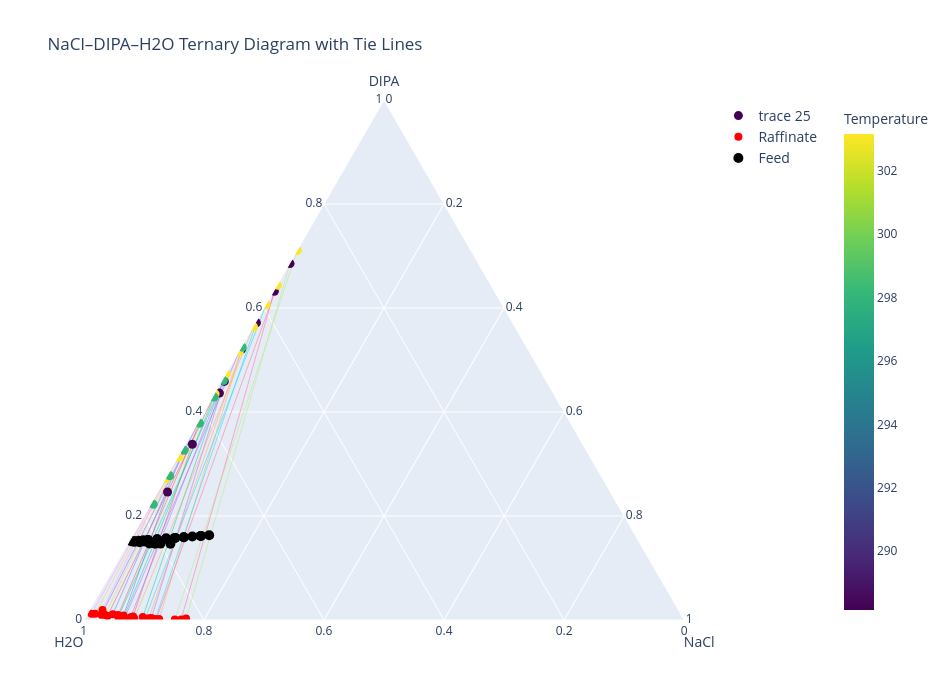

Notebook code for this chart:
### Markdown cell above
## __Ternary Plot__

### Code cell
fig = go.Figure()

# Tie lines
for i in range(len(df)):
    fig.add_scatterternary(
        a=[df["DIPA_E"][i], df["DIPA_R"][i]],
        b=[df["H2O_E"][i], df["H2O_R"][i]],
        c=[df["NaCl_E"][i], df["NaCl_R"][i]],
        mode="lines",
        line=dict(width=1),
        opacity=0.5,
        showlegend=False
    )

# Extract
fig.add_scatterternary(
    a=df["DIPA_E"],
    b=df["H2O_E"],
    c=df["NaCl_E"],
    mode="markers",
    marker=dict(
    size=9,
    color=df["T"],
    colorscale="Viridis",
    showscale=True,
    colorbar=dict(
        title="Temperature",
        x=1.25
    )
    )
)

# Raffinate
fig.add_scatterternary(
    a=df["DIPA_R"],
    b=df["H2O_R"],
    c=df["NaCl_R"],
    mode="markers",
    marker=dict(size=8, color="red"),
    name="Raffinate"
)

# Feed
fig.add_scatterternary(
    a=z["DIPA"],
    b=z["H2O"],
    c=z["NaCl"],
    mode="markers",
    marker=dict(size=10, color="black"),
    name="Feed"
)

fig.update_layout(
    title="NaCl–DIPA–H2O Ternary Diagram with Tie Lines",
    ternary=dict(
        sum=1,
        aaxis=dict(title="DIPA"),
        baxis=dict(title="H2O"),
        caxis=dict(title="NaCl")
    ),
    legend=dict(
        x=1.05,
        y=1,
        bgcolor="rgba(0,0,0,0)",
        borderwidth=0,
        font=dict(size=14)
    ),
    width=950,
    height=700

)

fig.show()

### Figure 1 — Plotly figure (JSON) as saved in the notebook; plotly's stock layout.template omitted (floating-point values rounded to 4 significant figures)
{"data": [{"a": [0.2462, 0.008722], "b": [0.7375, 0.9294], "c": [0.01635, 0.06187], "line": {"width": 1}, "mode": "lines", "opacity": 0.5, "showlegend": false, "type": "scatterternary"}, {"a": [0.338, 0.006725], "b": [0.6502, 0.9147], "c": [0.01185, 0.07861], "line": {"width": 1}, "mode": "lines", "opacity": 0.5, "showlegend": false, "type": "scatterternary"}, {"a": [0.4364, 0.005713], "b": [0.5559, 0.8988], "c": [0.007741, 0.09546], "line": {"width": 1}, "mode": "lines", "opacity": 0.5, "showlegend": false, "type": "scatterternary"}, {"a": [0.4588, 0.00378], "b": [0.5366, 0.8855], "c": [0.004586, 0.1107], "line": {"width": 1}, "mode": "lines", "opacity": 0.5, "showlegend": false, "type": "scatterternary"}, {"a": [0.5212, 0.001877], "b": [0.4763, 0.8737], "c": [0.00244, 0.1244], "line": {"width": 1}, "mode": "lines", "opacity": 0.5, "showlegend": false, "type": "scatterternary"}, {"a": [0.5716, 0.001882], "b": [0.4267, 0.8799], "c": [0.001673, 0.1182], "line": {"width": 1}, "mode": "lines", "opacity": 0.5, "showlegend": false, "type": "scatterternary"}, {"a": [0.6322, 0.0009191], "b": [0.3665, 0.8373], "c": [0.00128, 0.1617], "line": {"width": 1}, "mode": "lines", "opacity": 0.5, "showlegend": false, "type": "scatterternary"}, {"a": [0.6854, 0.002746], "b": [0.3137, 0.8282], "c": [0.0008113, 0.169], "line": {"width": 1}, "mode": "lines", "opacity": 0.5, "showlegend": false, "type": "scatterternary"}, {"a": [0.272, 0.01196], "b": [0.727, 0.9811], "c": [0.001014, 0.006895], "line": {"width": 1}, "mode": "lines", "opacity": 0.5, "showlegend": false, "type": "scatterternary"}, {"a": [0.3128, 0.01192], "b": [0.6859, 0.9751], "c": [0.001297, 0.01294], "line": {"width": 1}, "mode": "lines", "opacity": 0.5, "showlegend": false, "type": "scatterternary"}, {"a": [0.3787, 0.009879], "b": [0.6198, 0.9658], "c": [0.001435, 0.02433], "line": {"width": 1}, "mode": "lines", "opacity": 0.5, "showlegend": false, "type": "scatterternary"}, {"a": [0.4349, 0.007857], "b": [0.5638, 0.9565], "c": [0.00123, 0.03566], "line": {"width": 1}, "mode": "lines", "opacity": 0.5, "showlegend": false, "type": "scatterternary"}, {"a": [0.4729, 0.005835], "b": [0.5261, 0.9396], "c": [0.0009897, 0.05457], "line": {"width": 1}, "mode": "lines", "opacity": 0.5, "showlegend": false, "type": "scatterternary"}, {"a": [0.5166, 0.0029], "b": [0.4826, 0.9307], "c": [0.0008293, 0.06636], "line": {"width": 1}, "mode": "lines", "opacity": 0.5, "showlegend": false, "type": "scatterternary"}, {"a": [0.5639, 0.002875], "b": [0.4355, 0.9144], "c": [0.0006019, 0.08268], "line": {"width": 1}, "mode": "lines", "opacity": 0.5, "showlegend": false, "type": "scatterternary"}, {"a": [0.6066, 0.001899], "b": [0.393, 0.8973], "c": [0.0004337, 0.1008], "line": {"width": 1}, "mode": "lines", "opacity": 0.5, "showlegend": false, "type": "scatterternary"}, {"a": [0.6439, 0.0009404], "b": [0.3558, 0.879], "c": [0.00032, 0.12], "line": {"width": 1}, "mode": "lines", "opacity": 0.5, "showlegend": false, "type": "scatterternary"}, {"a": [0.7106, 0.0009242], "b": [0.2892, 0.848], "c": [0.0001499, 0.1511], "line": {"width": 1}, "mode": "lines", "opacity": 0.5, "showlegend": false, "type": "scatterternary"}, {"a": [0.2224, 0.01919], "b": [0.7731, 0.9593], "c": [0.004489, 0.02156], "line": {"width": 1}, "mode": "lines", "opacity": 0.5, "showlegend": false, "type": "scatterternary"}, {"a": [0.2773, 0.009819], "b": [0.7181, 0.9593], "c": [0.004568, 0.03092], "line": {"width": 1}, "mode": "lines", "opacity": 0.5, "showlegend": false, "type": "scatterternary"}, {"a": [0.3264, 0.01115], "b": [0.6697, 0.946], "c": [0.003972, 0.04285], "line": {"width": 1}, "mode": "lines", "opacity": 0.5, "showlegend": false, "type": "scatterternary"}, {"a": [0.3785, 0.009421], "b": [0.6181, 0.9382], "c": [0.003435, 0.05241], "line": {"width": 1}, "mode": "lines", "opacity": 0.5, "showlegend": false, "type": "scatterternary"}, {"a": [0.4287, 0.005751], "b": [0.5686, 0.9304], "c": [0.002738, 0.0639], "line": {"width": 1}, "mode": "lines", "opacity": 0.5, "showlegend": false, "type": "scatterternary"}, {"a": [0.4604, 0.005286], "b": [0.5373, 0.9194], "c": [0.002376, 0.07529], "line": {"width": 1}, "mode": "lines", "opacity": 0.5, "showlegend": false, "type": "scatterternary"}, {"a": [0.5247, 0.003144], "b": [0.4737, 0.8901], "c": [0.001601, 0.1068], "line": {"width": 1}, "mode": "lines", "opacity": 0.5, "showlegend": false, "type": "scatterternary"}, {"a": [0.2462, 0.338, 0.4364, 0.4588, 0.5212, 0.5716, 0.6322, 0.6854, 0.272, 0.3128, 0.3787, 0.4349, 0.4729, 0.5166, 0.5639, 0.6066, 0.6439, 0.7106, 0.2224, 0.2773, 0.3264, 0.3785, 0.4287, 0.4604, 0.5247], "b": [0.7375, 0.6502, 0.5559, 0.5366, 0.4763, 0.4267, 0.3665, 0.3137, 0.727, 0.6859, 0.6198, 0.5638, 0.5261, 0.4826, 0.4355, 0.393, 0.3558, 0.2892, 0.7731, 0.7181, 0.6697, 0.6181, 0.5686, 0.5373, 0.4737], "c": [0.01635, 0.01185, 0.007741, 0.004586, 0.00244, 0.001673, 0.00128, 0.0008113, 0.001014, 0.001297, 0.001435, 0.00123, 0.0009897, 0.0008293, 0.0006019, 0.0004337, 0.00032, 0.0001499, 0.004489, 0.004568, 0.003972, 0.003435, 0.002738, 0.002376, 0.001601], "marker": {"color": [288.1, 288.1, 288.1, 288.1, 288.1, 288.1, 288.1, 288.1, 303.1, 303.1, 303.1, 303.1, 303.1, 303.1, 303.1, 303.1, 303.1, 303.1, 298.1, 298.1, 298.1, 298.1, 298.1, 298.1, 298.1], "colorbar": {"title": {"text": "Temperature"}, "x": 1.24}, "colorscale": [[0, "#440154"], [0.1111, "#482878"], [0.2222, "#3e4989"], [0.3333, "#31688e"], [0.4444, "#26828e"], [0.5556, "#1f9e89"], [0.6667, "#35b779"], [0.7778, "#6ece58"], [0.8889, "#b5de2b"], [1, "#fde725"]], "showscale": true, "size": 9}, "mode": "markers", "type": "scatterternary"}, {"a": [0.008722, 0.006725, 0.005713, 0.00378, 0.001877, 0.001882, 0.0009191, 0.002746, 0.01196, 0.01192, 0.009879, 0.007857, 0.005835, 0.0029, 0.002875, 0.001899, 0.0009404, 0.0009242, 0.01919, 0.009819, 0.01115, 0.009421, 0.005751, 0.005286, 0.003144], "b": [0.9294, 0.9147, 0.8988, 0.8855, 0.8737, 0.8799, 0.8373, 0.8282, 0.9811, 0.9751, 0.9658, 0.9565, 0.9396, 0.9307, 0.9144, 0.8973, 0.879, 0.848, 0.9593, 0.9593, 0.946, 0.9382, 0.9304, 0.9194, 0.8901], "c": [0.06187, 0.07861, 0.09546, 0.1107, 0.1244, 0.1182, 0.1617, 0.169, 0.006895, 0.01294, 0.02433, 0.03566, 0.05457, 0.06636, 0.08268, 0.1008, 0.12, 0.1511, 0.02156, 0.03092, 0.04285, 0.05241, 0.0639, 0.07529, 0.1068], "marker": {"color": "red", "size": 8}, "mode": "markers", "name": "Raffinate", "type": "scatterternary"}, {"a": [0.1538, 0.1552, 0.1566, 0.1579, 0.1592, 0.1605, 0.1618, 0.163, 0.1513, 0.1517, 0.1524, 0.1532, 0.1538, 0.1552, 0.1566, 0.1579, 0.1592, 0.1618, 0.1503, 0.1496, 0.1512, 0.1473, 0.1466, 0.1469, 0.1465], "b": [0.8161, 0.8002, 0.7845, 0.769, 0.7539, 0.7389, 0.7242, 0.7096, 0.8456, 0.8406, 0.8324, 0.8242, 0.8161, 0.8002, 0.7845, 0.769, 0.7539, 0.7242, 0.8409, 0.8322, 0.8239, 0.8171, 0.8081, 0.7989, 0.7824], "c": [0.03003, 0.04461, 0.05894, 0.07306, 0.08692, 0.1006, 0.1141, 0.1274, 0.003058, 0.00762, 0.01516, 0.02265, 0.03003, 0.04461, 0.05894, 0.07306, 0.08692, 0.1141, 0.0088, 0.0182, 0.0249, 0.0356, 0.0453, 0.0542, 0.0711], "marker": {"color": "black", "size": 10}, "mode": "markers", "name": "Feed", "type": "scatterternary"}], "layout": {"height": 700, "legend": {"bgcolor": "rgba(0,0,0,0)", "borderwidth": 0, "font": {"size": 14}, "x": 1.05, "y": 1}, "ternary": {"aaxis": {"title": {"text": "DIPA"}}, "baxis": {"title": {"text": "H2O"}}, "caxis": {"title": {"text": "NaCl"}}, "sum": 1}, "title": {"text": "NaCl–DIPA–H2O Ternary Diagram with Tie Lines"}, "width": 950}}
